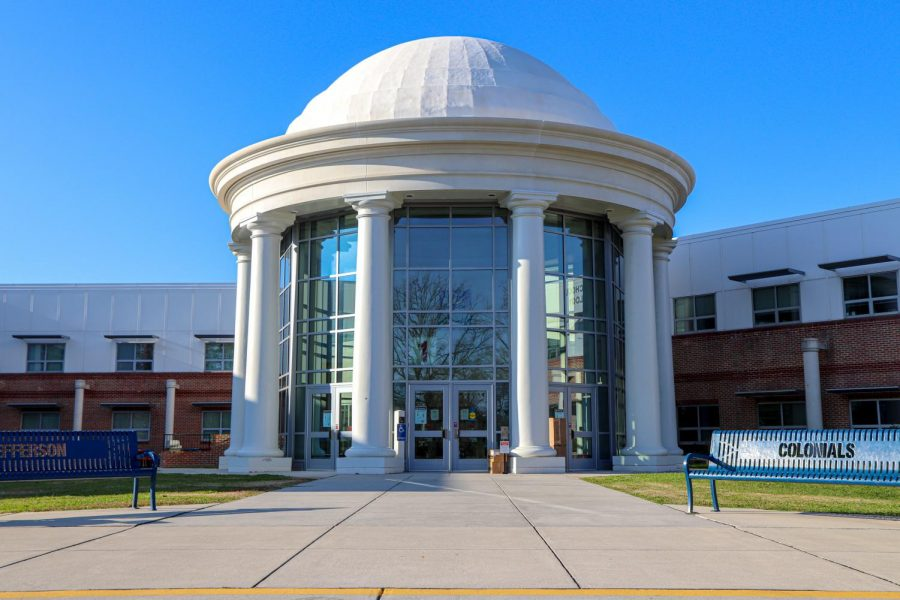
#> input picture OpenCV/Photos/tj.jpg, 900 x 600 px, given in place of park.jpg, which was not available
$ python basic.py
#> lines starting #> are read from the running program, lines starting #| are printed output that depends on the picture; after the words box and inside, x2 and y2 are one past the last pixel; in counts of white or black regions, pixels touching at a corner belong together; pictures that were not available may be replaced by others from this repository, and a replacement may not be noted
import cv2 as cv

img = cv.imread('Photos/park.jpg')
#> img is the input picture: shape (600, 900, 3); mean B, G, R 165.2, 135.5, 103.4

cv.imshow('park', img)

# Converting to grayscale
gray = cv.cvtColor(img, cv.COLOR_BGR2GRAY)
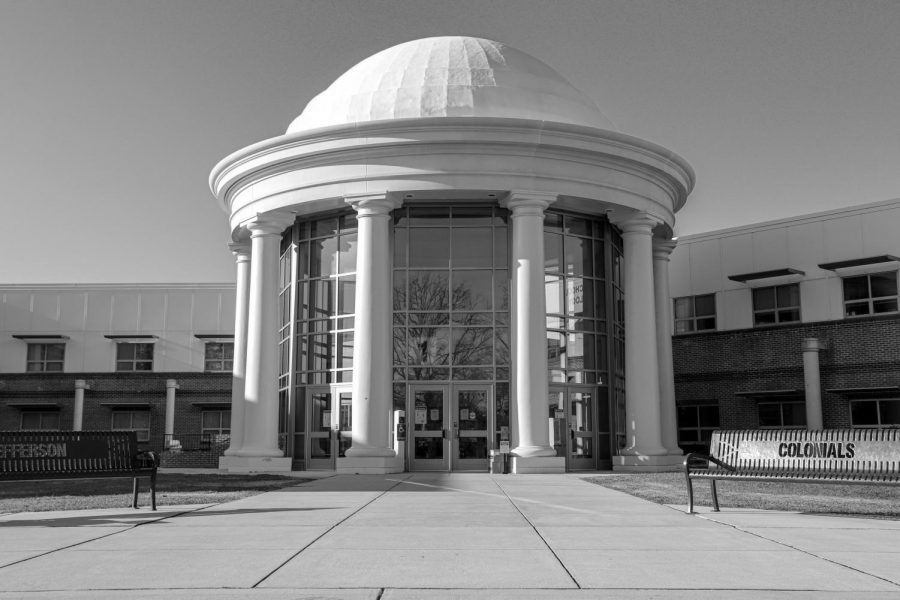
#> gray: shape (600, 900); min 0, max 255, mean 129.3
cv.imshow('Gray', gray)

img = cv.imread('Photos/meme.jpg')
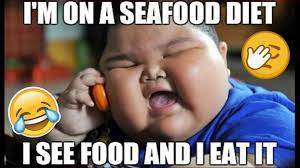
#> input picture OpenCV/Photos/meme.jpg, 300 x 168 px
#> img is the input picture: shape (168, 300, 3); mean B, G, R 107.4, 111.5, 124.5

cv.imshow('Meme', img)

gray = cv.cvtColor(img, cv.COLOR_BGR2GRAY)   # convert bgr image to grayscale image
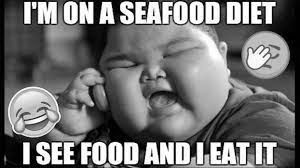
#> gray: shape (168, 300); min 0, max 255, mean 114.9
cv.imshow('Meme', gray)

# Blur
blur = cv.GaussianBlur(img, (7,7), cv.BORDER_DEFAULT)   # kernel size has to be an odd number (increase size to increase blur)
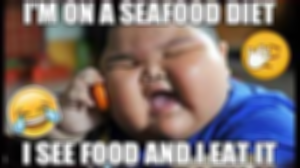
#> blur: shape (168, 300, 3); mean B, G, R 107.6, 111.7, 124.7
cv.imshow('Blur', blur)

# Edge cascade
canny = cv.Canny(blur, 125, 175) # can reduce the amount of edges by using blur instead of img
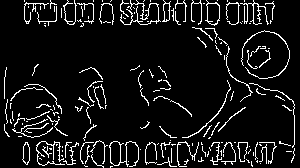
#> canny: shape (168, 300); 8.4% white in thin lines or dots
cv.imshow('Canny Edges', canny)

# Dilating the image
dilated = cv.dilate(canny, (7,7), iterations = 3) # increase to make edges thicker basically
#> dilated: shape (168, 300); 20% white; 59 white regions (14 under 20 px), largest, box (x1, y1, x2, y2) and area: (191, 0, 295, 166) 1105, (10, 104, 68, 141) 872, (78, 67, 108, 168) 826
cv.imshow('Dilated', dilated)

# Eroding
eroded = cv.erode(dilated, (7, 7), iterations = 3)  # reverse dilation and try to close to same edge cascade as original
#> eroded: shape (168, 300); 9.8% white in thin lines or dots
cv.imshow('Eroded', eroded)

# Resize                             # cv.INTER_CUBIC is slowest of them all, but image that you get is much higher quality
resized = cv.resize(img, (500, 500), interpolation=cv.INTER_CUBIC)   # does not put into account aspect ratio
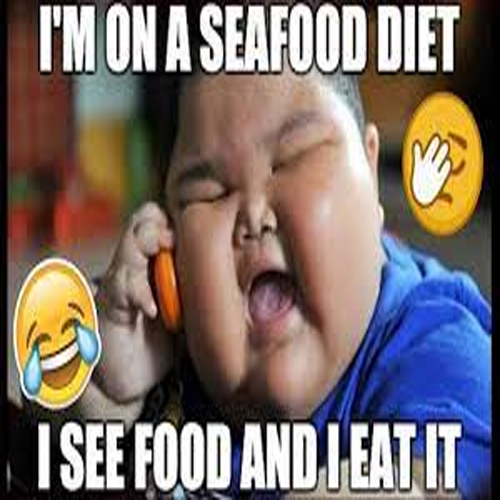
#> resized: shape (500, 500, 3); mean B, G, R 107.3, 111.4, 124.3
cv.imshow('Resized', resized)   # interpolation = cv.INTER_AREA is useful when shrinking the image to dimensions that are smaller than original

# Cropping  (images are arrays, and we can employ array splicing which is basically selecting a portion of the image on the basis of their pixel values)
cropped = img[50:200, 200:400]
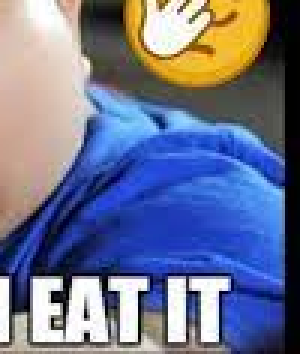
#> cropped: shape (118, 100, 3) (shown 3 times larger); mean B, G, R 144.1, 115.5, 109.1
cv.imshow('Cropped', cropped)

cv.waitKey(0)
